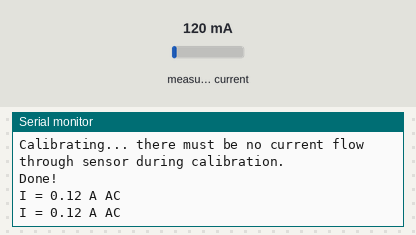
The sketch below on a simulated Arduino Uno, built with avr-gcc and run on an emulated ATmega328P. Parts: the last lines printed to the serial monitor. The inputs (shaded band) are chosen by the test bench; at power-on: measured current 120 mA.

Above: at 1.8 s.
1.9 s: measured current set to 40 mA
At 2.9 s:
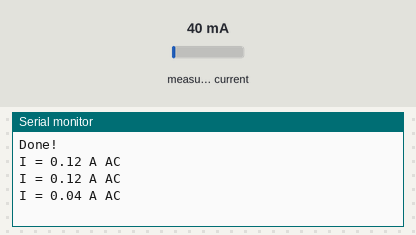
3.4 s: measured current set to 500 mA
At 4.9 s:
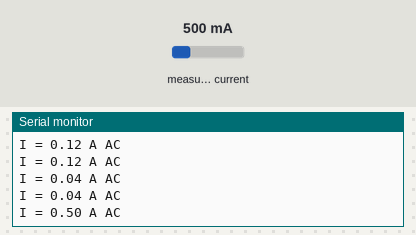
Timing chart, 0 to 6.4 s (numbered marks = the images above; inputs shaded):
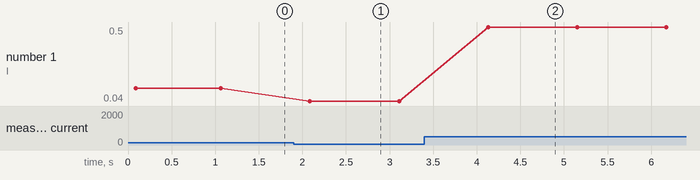

The sketch:

perfect_code_for_measuring_ac_current.ino
```cpp
// ACS712 AC/DC Current Sensor
//
// This version adapted from the libraries here:
//    https://github.com/rkoptev/ACS712-arduino
//    https://github.com/muratdemirtas/ACS712-arduino-1
//
// Added inputs to switch between AC or DC measurement mode
// as well as to perform offset zero calibration when ready
// (when there is no current flowing through the sensor)
//
// Gadget Reboot

#include "ACS712.h"

#define sensorInput A0  // sensor connects to analog 0

// Sensor options:  ACS712_05B = 5 amp, ACS712_20A = 20 amp, ACS712_30A = 30 amp
ACS712 sensor(ACS712_30A, sensorInput);

void setup() {
  Serial.begin(9600);
Serial.println("Calibrating... there must be no current flow through sensor during calibration.");
    sensor.calibrate();
    Serial.println("Done!");
}

void loop() {

  float currentReading;


  currentReading = sensor.getCurrentAC(50);   // measure AC current at specified frequency (Hz)
  Serial.print("I = ");
  Serial.print(currentReading);
  Serial.print(" A");
  Serial.println(" AC");

  delay(1000);
}
```

Measured:
- after the input at 1.9 s, the serial monitor: prints a new line after 0.19 s (image 1)
- after the input at 3.4 s, the serial monitor: prints a new line after 0.73 s (image 2)
- plotted number 1: 0.12 → 0.04 after the input at 1.9 s, 0.04 → 0.5 after the input at 3.4 s
